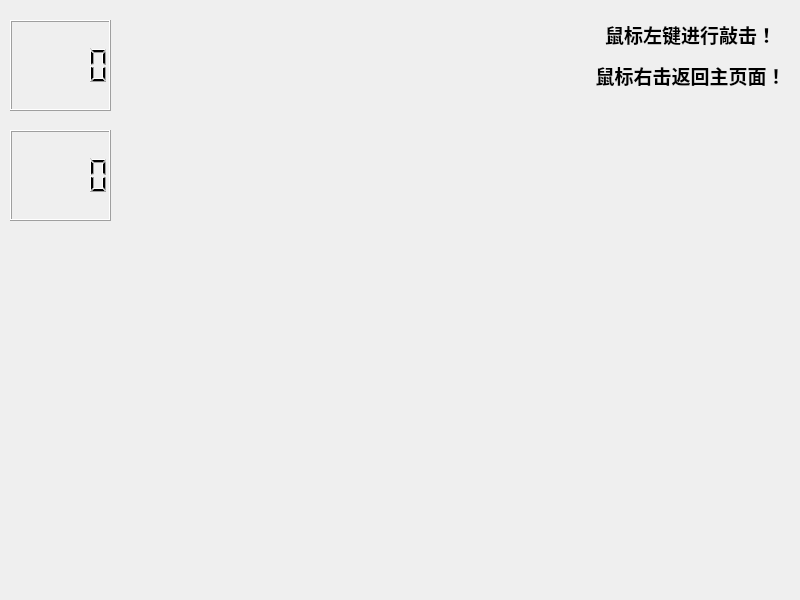
<?xml version="1.0" encoding="UTF-8"?>
<ui version="4.0">
 <class>Whackgame</class>
 <widget class="QWidget" name="Whackgame">
  <property name="geometry">
   <rect>
    <x>0</x>
    <y>0</y>
    <width>800</width>
    <height>600</height>
   </rect>
  </property>
  <property name="minimumSize">
   <size>
    <width>800</width>
    <height>600</height>
   </size>
  </property>
  <property name="maximumSize">
   <size>
    <width>800</width>
    <height>600</height>
   </size>
  </property>
  <property name="windowTitle">
   <string>Form</string>
  </property>
  <widget class="QLCDNumber" name="time_lcd">
   <property name="geometry">
    <rect>
     <x>10</x>
     <y>20</y>
     <width>101</width>
     <height>91</height>
    </rect>
   </property>
  </widget>
  <widget class="QLCDNumber" name="score_lcd">
   <property name="geometry">
    <rect>
     <x>10</x>
     <y>130</y>
     <width>101</width>
     <height>91</height>
    </rect>
   </property>
  </widget>
  <widget class="QLabel" name="label_2">
   <property name="geometry">
    <rect>
     <x>530</x>
     <y>0</y>
     <width>321</width>
     <height>111</height>
    </rect>
   </property>
   <property name="text">
    <string>&lt;html&gt;&lt;head/&gt;&lt;body&gt;&lt;p align=&quot;center&quot;&gt;&lt;span style=&quot; font-size:14pt; font-weight:600;&quot;&gt;鼠标左键进行敲击！&lt;/span&gt;&lt;/p&gt;&lt;p align=&quot;center&quot;&gt;&lt;span style=&quot; font-size:14pt; font-weight:600;&quot;&gt;鼠标右击返回主页面！&lt;/span&gt;&lt;/p&gt;&lt;/body&gt;&lt;/html&gt;</string>
   </property>
  </widget>
  <widget class="QLabel" name="label">
   <property name="geometry">
    <rect>
     <x>540</x>
     <y>-40</y>
     <width>281</width>
     <height>221</height>
    </rect>
   </property>
   <property name="text">
    <string/>
   </property>
   <property name="pixmap">
    <pixmap resource="sucai.qrc">:/new/prefix1/imag/answer.png</pixmap>
   </property>
  </widget>
  <zorder>time_lcd</zorder>
  <zorder>score_lcd</zorder>
  <zorder>label</zorder>
  <zorder>label_2</zorder>
 </widget>
 <resources>
  <include location="sucai.qrc"/>
 </resources>
 <connections/>
</ui>
